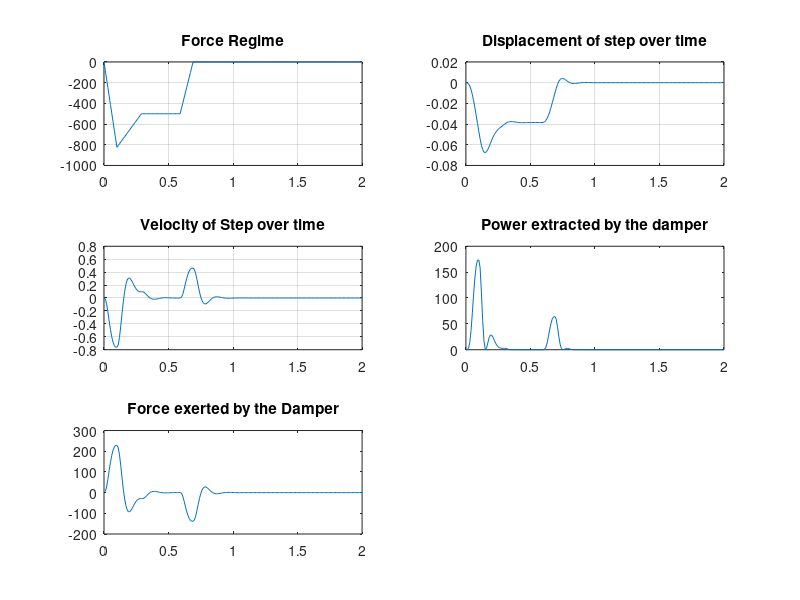

MATLAB code to generate this figure:
timeinterval = 0.01;
time = 0:timeinterval:2;


%% MASS SPRING DAMPER PROPERTIES
m = 8.5;
ctest = 300;
ktest = 13000;
bodymass = 60;

%%MASS SPRING DAMPER STATE SPACE MODELLING
% State space explanation - https://www.youtube.com/watch?v=hpeKrMG-WP0
% state space matlab function - http://ctms.engin.umich.edu/CTMS/index.php?example=Introduction&section=SystemModeling
MSDA = [0 1; -ktest/m -ctest/m];
MSDB = [0 1/m]';
MSDC = [1 0];
MSDD = [0];

MSDsys = ss(MSDA,MSDB,MSDC,MSDD);
[n,d] = ss2tf(MSDA,MSDB,MSDC,MSDD);
MSDtf = tf(n,d);

%%INPUT FORCE AT EVERY TIME INTERVAL
%trapezoidal waveform underneath -https://www.google.com/search?q=ground+reaction+force+stairs&rlz=1C1CHBF_en-GBGB822GB822&tbm=isch&source=iu&ictx=1&fir=a4e9jGXnVEXmqM%253A%252CPVG7hBcPRbTVbM%252C_&usg=AI4_-kQjBZUucZlSe8-wYw8IiDjnQ4ydEg&sa=X&ved=2ahUKEwjIucqMz7TgAhWysHEKHX_FA8sQ9QEwAXoECAUQBA#imgrc=a4e9jGXnVEXmqM:
f(1,1:((2/timeinterval)+1)) = 0;
f1(1,1:((2/timeinterval)+1)) = 0;
%initial peak
for i = 1:((0.1/timeinterval)+1)
 f(1,i+1) = -(9.81*(1.4*bodymass/10)*i);
end
%force decrease in step
for i = 1:19
 f(1,11+i) = -(9.81*1.4*bodymass - 9.81*(1.737)*i);
end
%Constant for section
for i = 1:30
 f(1,30+i) = -(9.81*bodymass*0.85);
end
%Rapid fallaway to 0
for i = 1:10
 f(1,60+i) = -(9.81*bodymass*0.85 - 50.031*i);
end

%initial condition of displacement and velocity
x0 = [-0.05 0];

%built-in dynamical analysis tool
y = lsim(MSDsys,f,time);

%velocity function
v(1,1:((2/timeinterval)+1)) = 0;
for i = 1:(length(y)-1)
    distancedifference = y(i+1,1) - y(i,1);
    timedifference = timeinterval;
    v(1,i+1) = distancedifference/timedifference;
end

%% DC GENERATOR PROPERTIES - http://www.moog.com/literature/MCG/moc23series.pdf
%% C34-L70-10
% J = 0.0003; %moment of inertia of rotor
% b = 0.05; %motor viscous friction (peak torque/rated rotational speed)
% Ke = 0.041; %electromotive force constant (rated torque/rated current)
% Kt = Ke;%motor torque constant
% R = 0.14; %electrical resistance of armature
% L = 0.24; %electrical inductance of coil
% r = 0.05; %gear radius
% 
% %%DC GENERATOR STATE SPACE MODELLING
% %http://ctms.engin.umich.edu/CTMS/index.php?example=MotorSpeed&section=SystemModeling
% %http://www2.nkfust.edu.tw/~tuky/servo/PDF/Ch2.pdf
% DCGA = [-R/L -Ke/L; Ke/J -b/J];
% DCGB = [1/L 0; 0 -1/J];
% DCGC = [1 0];
% DCGD = [0 0];
% 
% voltageapplied(1,1:((2/timeinterval)+1)) = 0;
% torqueapplied(1,1:((2/timeinterval)+1)) = 0;
% 
% for i = 1:((2/timeinterval)+1)
%     torqueapplied(1,i) = ctest*v(1,i)*r;
% end
% 
% DCGsys = ss(DCGA,DCGB,DCGC,DCGD);
% % DCGsystf=tf(DCGsys);
% % DCGVoltageInputTF = DCGsystf(1,1);
% % DCGTorqueInputTF = DCGsystf(1,2);
% DCGinput = [voltageapplied; torqueapplied];
% CurrentOutDCG = lsim(DCGsys, DCGinput, time); %output is current
% 
% TorqueOutDCG = CurrentOutDCG.*Ke;

subplot(322)
plot(time,y);
grid on
title('Displacement of step over time');

subplot(321)
plot(time,f);
grid on
title('Force Regime');

subplot(323)
plot(time,v);
grid on
title('Velocity of Step over time')

subplot(324)
vsq = v.*v;
power = vsq.*ctest;
plot(time, power);
title('Power extracted by the damper');
energy = trapz(time,power);


DamperForce = power./(-v);
subplot(325)
plot(time,DamperForce);
title('Force exerted by the Damper');
% 
% subplot(326)
% plot(time,TorqueOutDCG);


%% check energy in damper is correct using damper value and velocity
% Check method found using first pdf in https://www.google.com/search?q=energy+dissipated+in+damper&rlz=1C1CHBF_en-GBGB822GB822&oq=energy+dissipated+in+damper&aqs=chrome..69i57j0.10625j1j4&sourceid=chrome&ie=UTF-8
% 'Module: 8 Lecture: 1 Energy dissipated by damping - nptel' - downloaded
% on laptop
vsq = v.*v;
CHECKenergyfactor = trapz(time,vsq);
CHECKenergy = CHECKenergyfactor*ctest;
